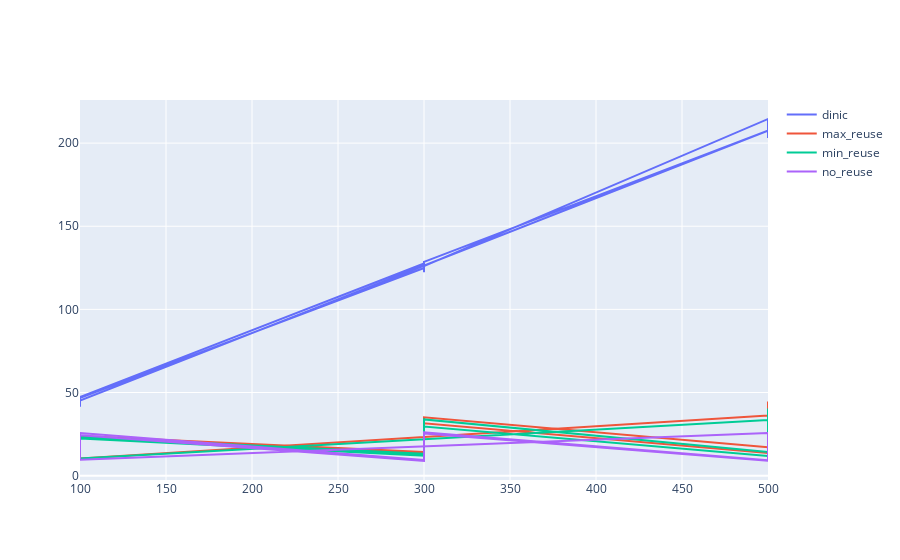

Here is the notebook cell this chart was saved with:
### Code cell
fig = go.Figure(data=[
    go.Scatter(x=tempo['sensors'], y=tempo[col], name=col)
    for col in cols_heur if ('flood' not in col)
])
fig.show()
